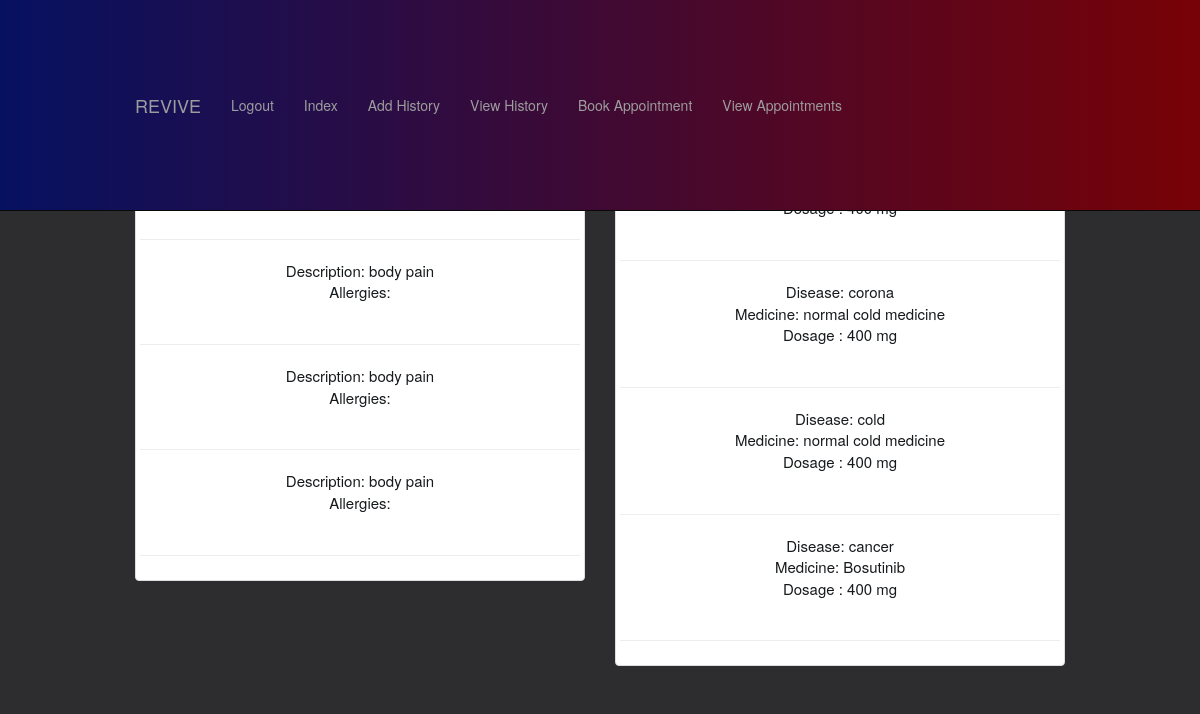
/viewhistory (signed in), run on the app's committed database.
### app.py (models this page shows)
class History(db.Model):
    id = db.Column(db.Integer, primary_key=True)
    desc = db.Column(db.String(50))
    allergy = db.Column(db.String(50))
    date_created = db.Column(db.DateTime, default=datetime.utcnow)
    created_by = db.Column(db.Integer, db.ForeignKey('patient.id'))

class Medication(db.Model):
    id = db.Column(db.Integer, primary_key=True)
    disease = db.Column(db.String(25))
    med = db.Column(db.String(15))
    dos = db.Column(db.String(20))
    created_by = db.Column(db.Integer, db.ForeignKey('patient.id'))

### app.py (the view)
@app.route('/viewhistory')
def viewhistory():
    id = session['patient']
    print(id)
    diseases = History.query.filter_by(created_by=id).all()
    medicines = Medication.query.filter_by(created_by=id).all()
    return render_template('viewhistory.html', diseases=diseases, medicines=medicines)

### templates/viewhistory.html (shortened to what this page needs)
{% extends 'pbase.html' %}
{% block body %}
<!DOCTYPE html>
<html lang="en">
<head>
  <link rel="stylesheet" href="https://maxcdn.bootstrapcdn.com/bootstrap/3.4.1/css/bootstrap.min.css">
</head>
<body>
<div class="bg-1">
  <div class="container">
    <div class="row text-center">
      <div class="col-sm-6">
        <div class="thumbnail" style="text-decoration:none !important; color:#171a1c !important; font-size:15px">
            <h1> Chronic Diseases</h1>
            {% for h in  diseases %}
            Description: {{h.desc}}<br>
            Allergies: {{h.allergy}}
            <br><br>
            <hr>
            {% endfor %}
        </div>
      </div>
      <div class="col-sm-6" >
        <div class="thumbnail" style="text-decoration:none !important; color:#171a1c !important; font-size:15px">
         <h1> History</h1>
         {% for h in medicines %}
          Disease: {{h.disease}}<br>
          Medicine: {{h.med}}<br>
          Dosage : {{h.dos}}
          <br><br>
          <hr>
          {% endfor %}
        </div>
      </div>
    </div>
  </div>
</div>
</body>
</html>
{% endblock %}

### templates/viewhistory.html (style rules this page uses)
.container { padding: 80px 120px; }
.bg-1 { background: #2d2d30; color: #bdbdbd; }

### data on the page
History: desc "body pain"
History: desc "body pain"
History: desc "body pain"
Medication: disease "corona", med "normal cold medicine", dos "400 mg"
Medication: disease "cold", med "normal cold medicine", dos "400 mg"
Medication: disease "cancer", med "Bosutinib", dos "400 mg"
